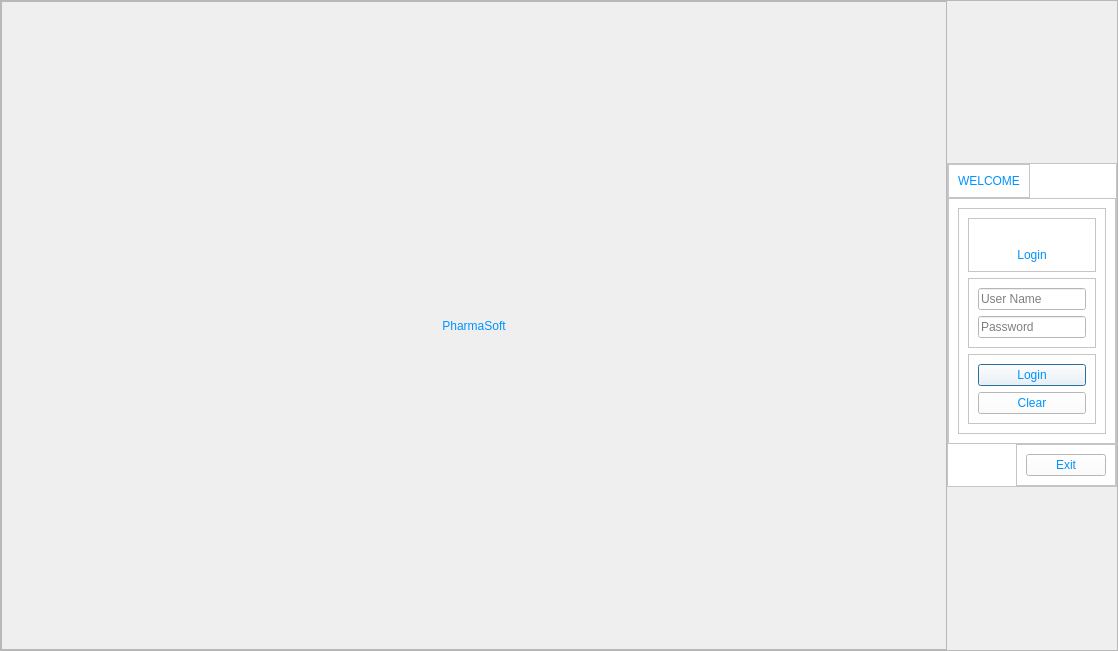
<?xml version="1.0" encoding="UTF-8"?>
<ui version="4.0">
 <class>Dialog</class>
 <widget class="QDialog" name="Dialog">
  <property name="geometry">
   <rect>
    <x>0</x>
    <y>0</y>
    <width>1118</width>
    <height>651</height>
   </rect>
  </property>
  <property name="windowTitle">
   <string>PharmaSoft | Login</string>
  </property>
  <property name="windowIcon">
   <iconset resource="blue_icons.qrc">
    <normaloff>:/icons_blue/icons/log-in.svg</normaloff>:/icons_blue/icons/log-in.svg</iconset>
  </property>
  <layout class="QVBoxLayout" name="verticalLayout">
   <property name="spacing">
    <number>0</number>
   </property>
   <property name="leftMargin">
    <number>0</number>
   </property>
   <property name="topMargin">
    <number>0</number>
   </property>
   <property name="rightMargin">
    <number>0</number>
   </property>
   <property name="bottomMargin">
    <number>0</number>
   </property>
   <item>
    <widget class="QFrame" name="frame">
     <property name="frameShape">
      <enum>QFrame::StyledPanel</enum>
     </property>
     <property name="frameShadow">
      <enum>QFrame::Raised</enum>
     </property>
     <layout class="QHBoxLayout" name="horizontalLayout">
      <property name="spacing">
       <number>0</number>
      </property>
      <property name="leftMargin">
       <number>0</number>
      </property>
      <property name="topMargin">
       <number>0</number>
      </property>
      <property name="rightMargin">
       <number>0</number>
      </property>
      <property name="bottomMargin">
       <number>0</number>
      </property>
      <item>
       <widget class="QFrame" name="frame_3">
        <property name="sizePolicy">
         <sizepolicy hsizetype="Preferred" vsizetype="Preferred">
          <horstretch>0</horstretch>
          <verstretch>0</verstretch>
         </sizepolicy>
        </property>
        <property name="styleSheet">
         <string notr="true"/>
        </property>
        <property name="frameShape">
         <enum>QFrame::StyledPanel</enum>
        </property>
        <property name="frameShadow">
         <enum>QFrame::Raised</enum>
        </property>
        <layout class="QVBoxLayout" name="verticalLayout_2">
         <property name="spacing">
          <number>0</number>
         </property>
         <property name="leftMargin">
          <number>0</number>
         </property>
         <property name="topMargin">
          <number>0</number>
         </property>
         <property name="rightMargin">
          <number>0</number>
         </property>
         <property name="bottomMargin">
          <number>0</number>
         </property>
         <item>
          <widget class="QLabel" name="label">
           <property name="autoFillBackground">
            <bool>false</bool>
           </property>
           <property name="styleSheet">
            <string notr="true">background-image: url(:/newPrefix/loginbg.jpg);
font: 75 72pt &quot;Century Gothic&quot;;

color: qlineargradient(spread:pad, x1:0, y1:0, x2:1, y2:1, stop:0.869318 rgba(0, 147, 255, 255));</string>
           </property>
           <property name="text">
            <string>PharmaSoft</string>
           </property>
           <property name="scaledContents">
            <bool>true</bool>
           </property>
           <property name="alignment">
            <set>Qt::AlignCenter</set>
           </property>
           <property name="wordWrap">
            <bool>false</bool>
           </property>
          </widget>
         </item>
        </layout>
       </widget>
      </item>
      <item>
       <widget class="QFrame" name="frame_2">
        <property name="sizePolicy">
         <sizepolicy hsizetype="Fixed" vsizetype="Fixed">
          <horstretch>0</horstretch>
          <verstretch>0</verstretch>
         </sizepolicy>
        </property>
        <property name="styleSheet">
         <string notr="true">background-color: rgb(255, 255, 255);</string>
        </property>
        <property name="frameShape">
         <enum>QFrame::StyledPanel</enum>
        </property>
        <property name="frameShadow">
         <enum>QFrame::Raised</enum>
        </property>
        <layout class="QVBoxLayout" name="verticalLayout_3">
         <property name="spacing">
          <number>0</number>
         </property>
         <property name="leftMargin">
          <number>0</number>
         </property>
         <property name="topMargin">
          <number>0</number>
         </property>
         <property name="rightMargin">
          <number>0</number>
         </property>
         <property name="bottomMargin">
          <number>0</number>
         </property>
         <item alignment="Qt::AlignTop">
          <widget class="QFrame" name="frame_4">
           <property name="sizePolicy">
            <sizepolicy hsizetype="Fixed" vsizetype="Fixed">
             <horstretch>0</horstretch>
             <verstretch>0</verstretch>
            </sizepolicy>
           </property>
           <property name="frameShape">
            <enum>QFrame::StyledPanel</enum>
           </property>
           <property name="frameShadow">
            <enum>QFrame::Raised</enum>
           </property>
           <layout class="QVBoxLayout" name="verticalLayout_4">
            <item>
             <widget class="QLabel" name="label_5">
              <property name="styleSheet">
               <string notr="true">font: 75 38pt &quot;Century Gothic&quot;;
color: rgb(0, 147, 255);</string>
              </property>
              <property name="text">
               <string>WELCOME</string>
              </property>
              <property name="alignment">
               <set>Qt::AlignCenter</set>
              </property>
             </widget>
            </item>
           </layout>
          </widget>
         </item>
         <item>
          <widget class="QFrame" name="frame_5">
           <property name="sizePolicy">
            <sizepolicy hsizetype="Fixed" vsizetype="Fixed">
             <horstretch>0</horstretch>
             <verstretch>0</verstretch>
            </sizepolicy>
           </property>
           <property name="frameShape">
            <enum>QFrame::StyledPanel</enum>
           </property>
           <property name="frameShadow">
            <enum>QFrame::Raised</enum>
           </property>
           <layout class="QVBoxLayout" name="verticalLayout_5">
            <item>
             <widget class="QFrame" name="frame_8">
              <property name="frameShape">
               <enum>QFrame::StyledPanel</enum>
              </property>
              <property name="frameShadow">
               <enum>QFrame::Raised</enum>
              </property>
              <layout class="QVBoxLayout" name="verticalLayout_7">
               <item>
                <widget class="QFrame" name="frame_7">
                 <property name="frameShape">
                  <enum>QFrame::StyledPanel</enum>
                 </property>
                 <property name="frameShadow">
                  <enum>QFrame::Raised</enum>
                 </property>
                 <layout class="QVBoxLayout" name="verticalLayout_8">
                  <item>
                   <widget class="QLabel" name="label_3">
                    <property name="styleSheet">
                     <string notr="true"/>
                    </property>
                    <property name="text">
                     <string/>
                    </property>
                    <property name="pixmap">
                     <pixmap resource="photos/admin.qrc">:/newPrefix/admin.png</pixmap>
                    </property>
                    <property name="scaledContents">
                     <bool>true</bool>
                    </property>
                   </widget>
                  </item>
                  <item>
                   <widget class="QLabel" name="label_6">
                    <property name="styleSheet">
                     <string notr="true">font: 75 21pt &quot;Century Gothic&quot;;
color: rgb(0, 147, 255);</string>
                    </property>
                    <property name="text">
                     <string>Login</string>
                    </property>
                    <property name="alignment">
                     <set>Qt::AlignCenter</set>
                    </property>
                   </widget>
                  </item>
                 </layout>
                </widget>
               </item>
               <item>
                <widget class="QFrame" name="frame_9">
                 <property name="frameShape">
                  <enum>QFrame::StyledPanel</enum>
                 </property>
                 <property name="frameShadow">
                  <enum>QFrame::Raised</enum>
                 </property>
                 <layout class="QVBoxLayout" name="verticalLayout_9">
                  <item>
                   <widget class="QLineEdit" name="admin_username">
                    <property name="styleSheet">
                     <string notr="true">font: 13pt &quot;Century Gothic&quot;;</string>
                    </property>
                    <property name="inputMask">
                     <string/>
                    </property>
                    <property name="text">
                     <string/>
                    </property>
                    <property name="placeholderText">
                     <string>User Name</string>
                    </property>
                   </widget>
                  </item>
                  <item>
                   <widget class="QLineEdit" name="admin_password">
                    <property name="styleSheet">
                     <string notr="true">font: 13pt &quot;Century Gothic&quot;;</string>
                    </property>
                    <property name="inputMethodHints">
                     <set>Qt::ImhHiddenText|Qt::ImhNoAutoUppercase|Qt::ImhNoPredictiveText|Qt::ImhSensitiveData</set>
                    </property>
                    <property name="echoMode">
                     <enum>QLineEdit::Password</enum>
                    </property>
                    <property name="placeholderText">
                     <string>Password</string>
                    </property>
                    <property name="clearButtonEnabled">
                     <bool>false</bool>
                    </property>
                   </widget>
                  </item>
                 </layout>
                </widget>
               </item>
               <item alignment="Qt::AlignTop">
                <widget class="QFrame" name="frame_10">
                 <property name="frameShape">
                  <enum>QFrame::StyledPanel</enum>
                 </property>
                 <property name="frameShadow">
                  <enum>QFrame::Raised</enum>
                 </property>
                 <layout class="QVBoxLayout" name="verticalLayout_10">
                  <item>
                   <widget class="QPushButton" name="login">
                    <property name="styleSheet">
                     <string notr="true">font: 75 16pt &quot;Century Gothic&quot;;
color: rgb(0, 147, 255);</string>
                    </property>
                    <property name="text">
                     <string>Login</string>
                    </property>
                   </widget>
                  </item>
                  <item>
                   <widget class="QPushButton" name="clear">
                    <property name="styleSheet">
                     <string notr="true">font: 75 16pt &quot;Century Gothic&quot;;
color: rgb(0, 147, 255);</string>
                    </property>
                    <property name="text">
                     <string>Clear</string>
                    </property>
                   </widget>
                  </item>
                 </layout>
                </widget>
               </item>
              </layout>
             </widget>
            </item>
           </layout>
          </widget>
         </item>
         <item alignment="Qt::AlignRight|Qt::AlignBottom">
          <widget class="QFrame" name="frame_6">
           <property name="sizePolicy">
            <sizepolicy hsizetype="Fixed" vsizetype="Fixed">
             <horstretch>0</horstretch>
             <verstretch>0</verstretch>
            </sizepolicy>
           </property>
           <property name="frameShape">
            <enum>QFrame::StyledPanel</enum>
           </property>
           <property name="frameShadow">
            <enum>QFrame::Raised</enum>
           </property>
           <layout class="QVBoxLayout" name="verticalLayout_6">
            <item>
             <widget class="QPushButton" name="quit">
              <property name="styleSheet">
               <string notr="true">font: 75 16pt &quot;Century Gothic&quot;;
color: rgb(0, 147, 255);</string>
              </property>
              <property name="text">
               <string>Exit</string>
              </property>
              <property name="icon">
               <iconset resource="blue_icons.qrc">
                <normaloff>:/icons_blue/icons/log-out.svg</normaloff>:/icons_blue/icons/log-out.svg</iconset>
              </property>
              <property name="iconSize">
               <size>
                <width>25</width>
                <height>25</height>
               </size>
              </property>
             </widget>
            </item>
           </layout>
          </widget>
         </item>
        </layout>
       </widget>
      </item>
     </layout>
    </widget>
   </item>
  </layout>
 </widget>
 <resources>
  <include location="photos/admin.qrc"/>
  <include location="photos/background.qrc"/>
  <include location="C:/python39/Lib/site-packages/qt5_applications/Qt/bin/photos/admin.qrc"/>
  <include location="blue_icons.qrc"/>
 </resources>
 <connections/>
</ui>
